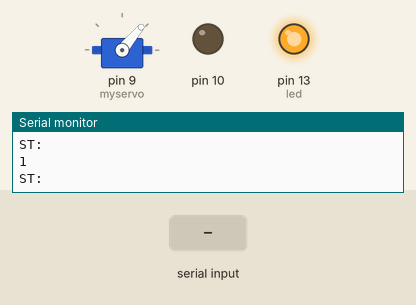
The sketch below on a simulated Arduino Uno, built with avr-gcc and run on an emulated ATmega328P. Parts: servo, output pins drawn as LEDs (lit = HIGH), the last lines printed to the serial monitor. The test bench sets the inputs (shaded band).

Above: at 2.2 s.
2.3 s: "locked" received over the second serial link
At 3.6 s:
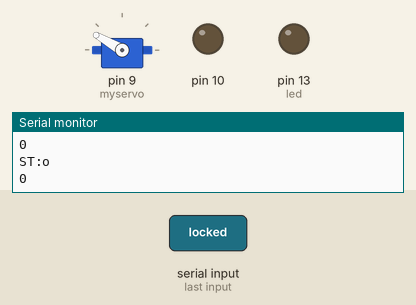
4.8 s: "unlocked" received over the second serial link
At 5.6 s:
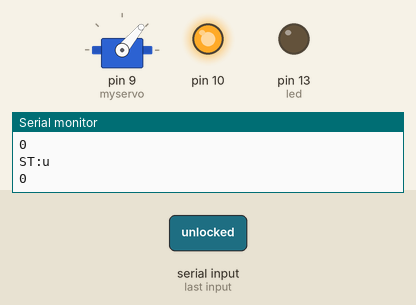
7.8 s: "off" received over the second serial link
At 9.0 s:
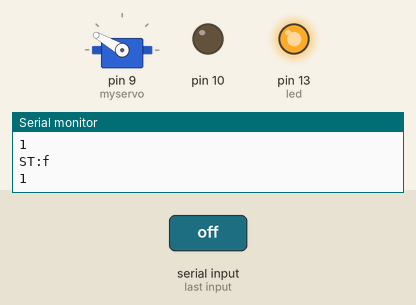
9.3 s: "unlocked" received over the second serial link
At 10.1 s:
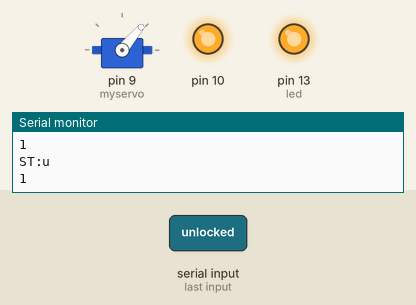
Timing chart, 0 to 12.8 s (numbered marks = the images above; inputs shaded):
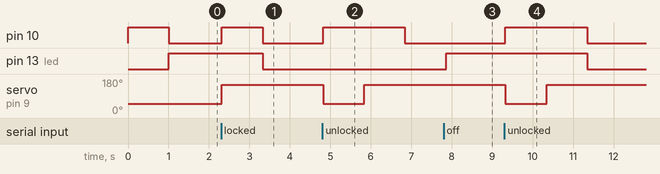

The sketch:

Wifi_Room.ino
```cpp
#include <Servo.h>
Servo myservo;
#include <SoftwareSerial.h>
SoftwareSerial ESPserial(2, 3); // RX | TX
//Variables
String wifi_rx1;
String val;
const int led = 13;
String servo_state = "unlocked";
String led_state = "off";

void setup() {
  // put your setup code here, to run once:

  Serial.begin(9600);
  // Start the software serial for communication with the ESP8266
  ESPserial.begin(9600);

  myservo.attach(9);   //Attaching Servo Signal Pin to 9

  pinMode(led, OUTPUT); //Pin-13, where LED is attached
  pinMode(10, OUTPUT);

  digitalWrite(10, HIGH); //Turning Servo on at the beginning

  // unlock the door at the beginning
  myservo.write(50);
  delay(7);
  servo_state = "unlocked";
  delay(1000);
  digitalWrite(10, LOW); //Turning Servo back off


  digitalWrite(led, HIGH); //Light off in the begining
}

void loop() {


  // put your main code here, to run repeatedly:
  // listen for communication from the ESP8266 and then write it to the serial monitor

  if ( ESPserial.available())
  {
    // Serial.write( ESPserial.read() );
    if (wifi_rx1 == "o")
    {
      val = "o";
    }
    else if (wifi_rx1 == "f")
    {
      val = "f";
    }
    else if (wifi_rx1 == "l")
    {
      val = "l";
    }
    else if (wifi_rx1 == "u")
    {
      val = "u";
    }
  }

  wifi_rx1 = char(ESPserial.read());
  Serial.print("ST:");
  Serial.println(val  );
  Serial.println(digitalRead(13));

  // listen for user input and send it to the ESP8266
  if ( Serial.available() )       {
    ESPserial.write( Serial.read() );
  }
  if (val == "u" && servo_state == "locked") //If unlock command recieved and the door is previously locked then,
  {
    digitalWrite(10, HIGH); //Servo On

    // unlock
    myservo.write(50);
    delay(7);
    servo_state = "unlocked";
    delay(1000);

    digitalWrite(10, LOW); //Servo off
  }
  else if (val == "l" && servo_state == "unlocked") //If lock command recieved and the door is previously unlocked then,
  {
    digitalWrite(10, HIGH); //Servo on

    // lock
    myservo.write(150);
    delay(7);
    servo_state = "locked";
    delay(1000);

    digitalWrite(10, LOW); //Servo off
  }
  else
  {

  }

  if (val == "o" && led_state == "off") //If light on command recieved then
  {
    // Light On
    Serial.println("ooooooooooooooooooooooooo");
    digitalWrite(led, LOW);
    led_state = "on";
  }
  else if (val == "f" && led_state == "on") //If light off command recieved then
  {
    // Light Off
    Serial.println("fffffffffffffffffffffffff");
    digitalWrite(led, HIGH);
    led_state = "off";
  }
  else {

  }
}
```

Measured:
- after the input at 2.3 s, pin 10: LOW → HIGH at once, → LOW 1.0 s later; pin 13 (led): HIGH → LOW after 1.0 s; servo on pin 9 (myservo): 50° → 150° at once
- after the input at 4.8 s, pin 10: LOW → HIGH at once, → LOW 2.0 s later; servo on pin 9 (myservo): 150° → 50° at once, → 150° 1.0 s later
- after the input at 7.8 s, pin 13 (led): LOW → HIGH after 0.06 s
- after the input at 9.3 s, pin 10: LOW → HIGH at once, → LOW 2.0 s later; pin 13 (led): HIGH → LOW after 2.0 s; servo on pin 9 (myservo): 150° → 50° at once, → 150° 1.0 s later
